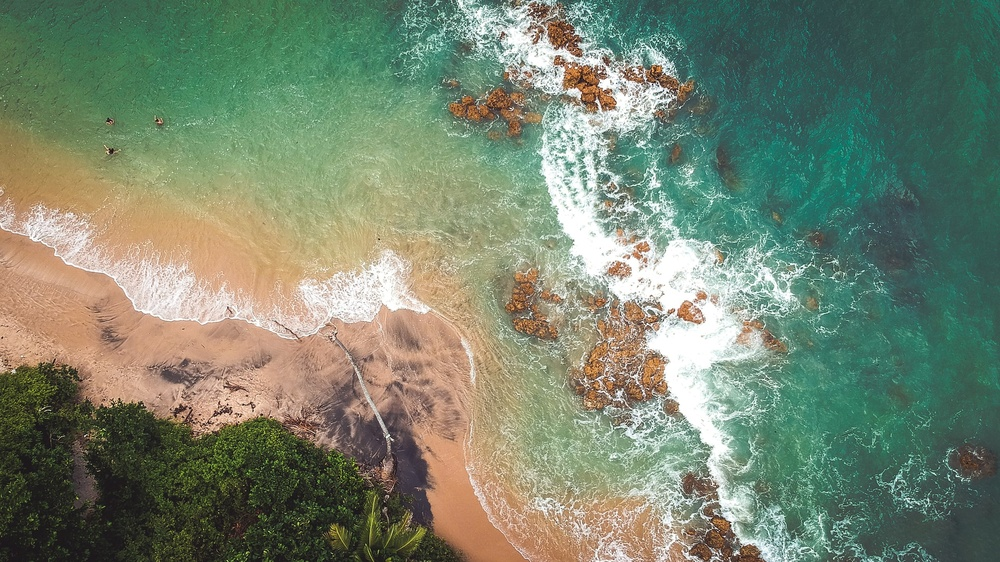
#> input picture ai-practical-file/ocean.jpg, 1000 x 562 px, shrunk from 1920 x 1080 before the run
$ jupyter execute --allow-errors practical_1-5.ipynb
#> lines starting #> are read from the running program, lines starting #| are printed output that depends on the picture
#### Python program to import images

[cell 1]
from PIL import Image
#> (the rest of this cell did not finish here and is left out)

#### Python program to merge two images

[cell 2]
from PIL import Image
image = Image.open("ocean.jpg")
#> image is the input picture: PIL image 1000x562 RGB; mean R, G, B 119.7, 132.8, 111.5
r,g,b = image.split()
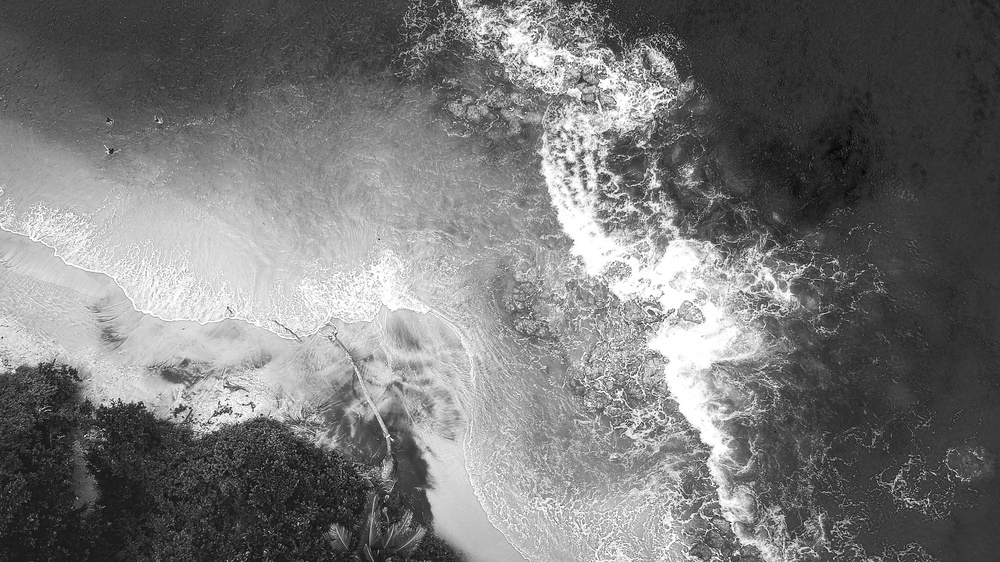
#> r: PIL image 1000x562 L; min 0, max 255, mean 119.7
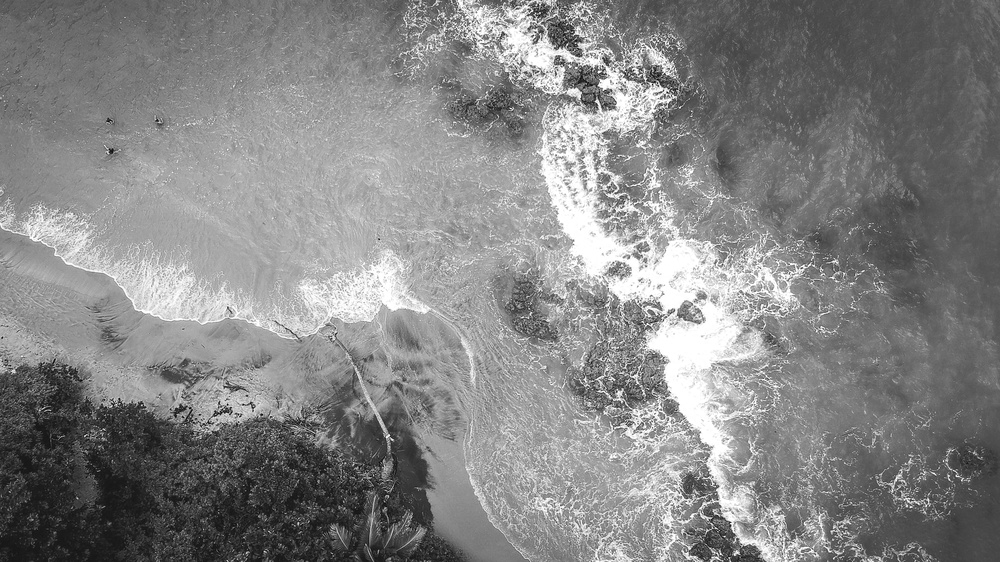
#> g: PIL image 1000x562 L; min 0, max 255, mean 132.8
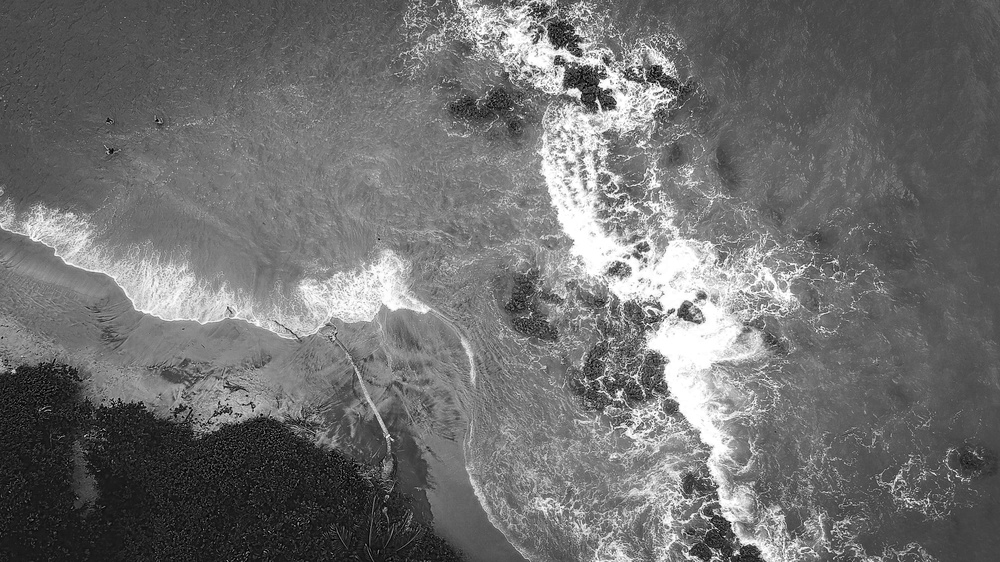
#> b: PIL image 1000x562 L; min 0, max 255, mean 111.5
image.show()
image = Image.merge("RGB", (b,g,r))
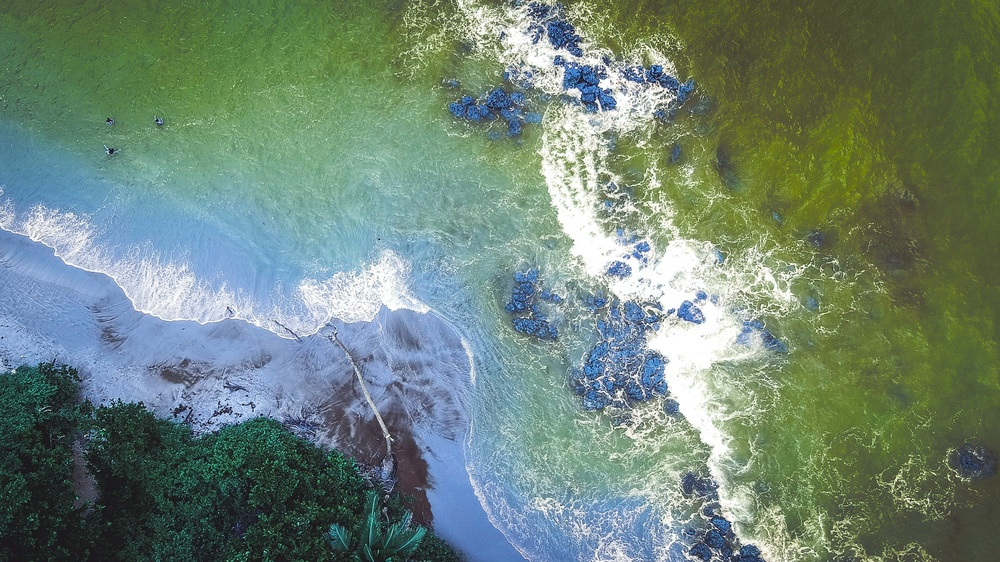
#> image: PIL image 1000x562 RGB; mean R, G, B 111.5, 132.8, 119.7
image.show()

#### Python program to convert image from RGB to Grayscale

[cell 3]
from PIL import Image
img = Image.open("ocean.jpg")
img.convert('1')
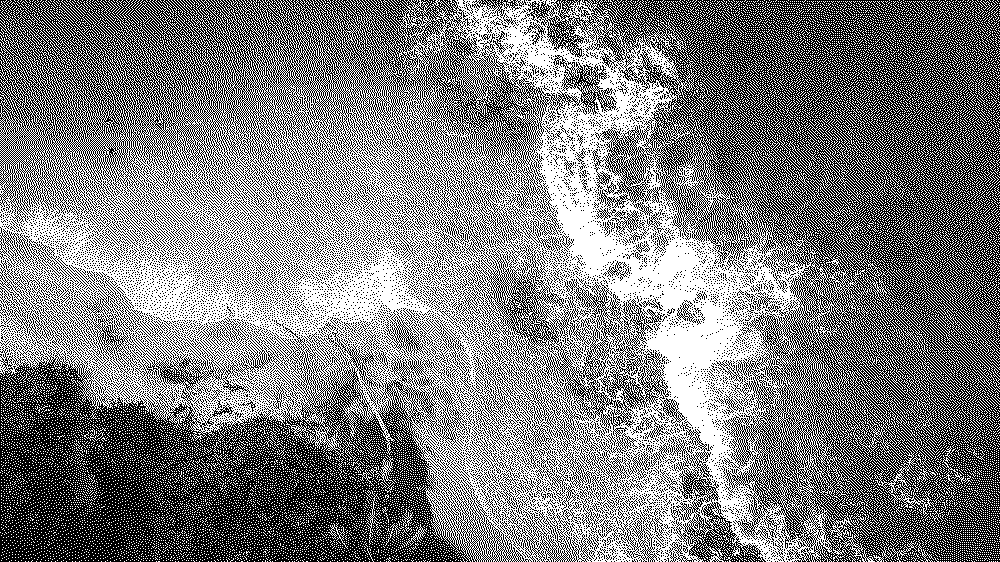
#> Out: PIL image 1000x562 1; 49.4% white in thin lines or dots
